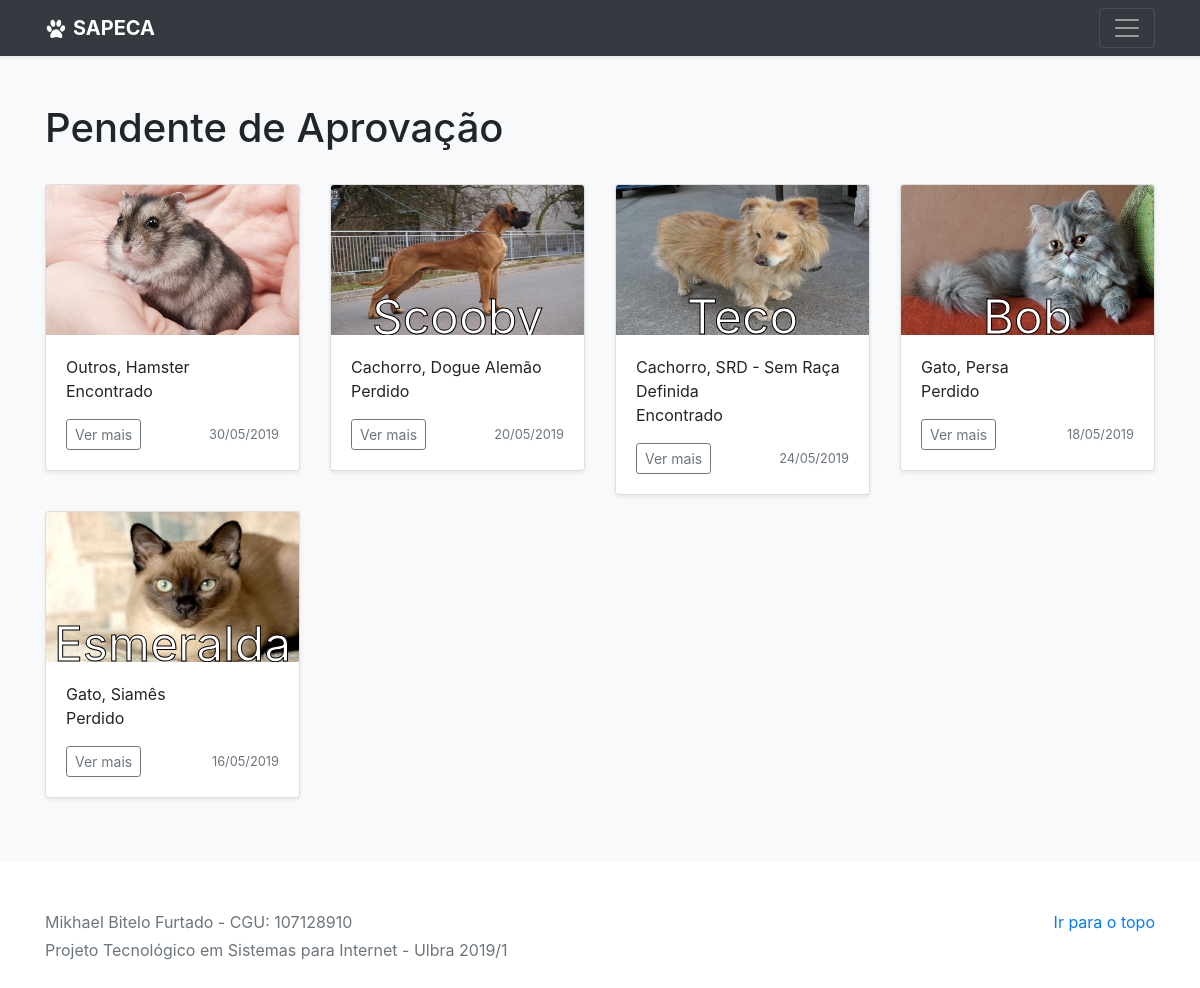
Screenshot of /aprovacao.php (signed in) with the database file from the repository.
### tables this page shows
CREATE TABLE evento(
    idEvento INT NOT NULL AUTO_INCREMENT,
    nome VARCHAR(20),
    idade VARCHAR(20),
    caracteristicas VARCHAR(150) NOT NULL,
    local VARCHAR(50) NOT NULL,
    dataEvento DATE NOT NULL,
    pessoa VARCHAR(50) NOT NULL,
    contato VARCHAR(100) NOT NULL,
    idRaca INT NOT NULL,
    imagem VARCHAR(30) NOT NULL,
    dataPost DATETIME NOT NULL,
    publicado BOOLEAN NOT NULL,
    idSituacao INT NOT NULL,
    CONSTRAINT pk_evento PRIMARY KEY (idEvento),
    CONSTRAINT fk_everac FOREIGN KEY (idRaca) REFERENCES raca(idRaca),
    CONSTRAINT fk_evesit FOREIGN KEY (idSituacao) REFERENCES situacao(idSituacao)
);

CREATE TABLE animal(
    idAnimal INT NOT NULL AUTO_INCREMENT,
    nomeAnimal VARCHAR(20) NOT NULL,
    constraint pk_animal PRIMARY KEY (idAnimal)
);

CREATE TABLE raca(
    idRaca INT NOT NULL AUTO_INCREMENT,
    nomeRaca VARCHAR(40) NOT NULL,
    idAnimal INT NOT NULL,
    constraint pk_raca PRIMARY KEY (idRaca),
    constraint fk_racani FOREIGN KEY (idAnimal) references animal(idAnimal)
);

### classes/connection.php (called while the page is built, shortened)
<?php
Class Connection{
    var $server = "localhost";
    var $username = "root";
    var $password = "";
    var $database = "ptsi_mikhaelbitelo";
    function Conectar(){
        $conectar = mysqli_connect($this->server,$this->username,$this->password,$this->database);
        $conectar->set_charset('utf8');
        return $conectar;
    }
}
?>

### classes/listar.php (called while the page is built, shortened)
<?php
require_once("connection.php");
class listar{
    private $conexaoSQL;
    function __construct(){
        $this->conexaoSQL = new Connection();
    }
    function listarEvento($situacao, $ordem = "ASC", $publicado, $qtd = NULL){
        $limit = isset($qtd) ? "LIMIT $qtd" : "";
        $situacao = ($situacao > 0) ? "and `e`.idSituacao = $situacao" : "";
        $sql = $this->conexaoSQL->Conectar()->query("SELECT `idEvento`, `nome`, `idade`, `caracteristicas`, `local`, `dataEvento`, `pessoa`, `contato`, `nomeRaca`, `nomeAnimal`, `imagem`, `dataPost`, `publicado`, `idSituacao` FROM `evento` `e` INNER JOIN `raca` `r` on `e`.`idRaca` = `r`.`idRaca` INNER JOIN `animal` `a` on `r`.`idAnimal` = `a`.`idAnimal` WHERE publicado = {$publicado} {$situacao} ORDER by `dataPost` {$ordem} {$limit}");
        if ($sql->num_rows >= 1) {
            while($row = $sql->fetch_assoc()) {
                $rows[] = $row;
            }
            return $rows;
        } else {
            return FALSE;
        }
    }
    public function MYSQLparaPTBR($data){
        $DataTime = new DateTime($data);
        return $DataTime->format("d/m/Y");
    }
}

### aprovacao.php (the view, shortened to what this page needs)
<?php
include("_header.php");
?>
<main role="main">
    <div class="album py-5 bg-light">
        <div class="container">
            <?php if(@$_SESSION["logado"]){ ?>
            <h1>Pendente de Aprovação</h1><br>
            <div class="row"><?php if($objListar->listarEvento(0, "DESC", 0)){foreach($objListar->listarEvento(0, "DESC", 0) as $lista){ ?>
                <div class="col-md-3">
                    <div class="card mb-3 shadow-sm">
                        <svg class="bd-placeholder-img card-img-top" width="100%" height="150" xmlns="http://www.w3.org/2000/svg" preserveAspectRatio="xMidYMid slice" focusable="false" role="img"><image width="100%" height="150" xlink:href="<?php echo "imagens/{$lista['imagem']}" ?>" preserveAspectRatio="none" /><text x="50%" y="90%" fill="#fff" stroke="#000" font-size="48px" dy=".3em"><?php echo htmlspecialchars($lista['nome']) ?></text></svg>
                        <div class="card-body">
                            <p class="card-text"><?php echo "{$lista['nomeAnimal']}" ?>, <?php echo "{$lista['nomeRaca']}" ?><br><?php echo ($lista['idSituacao'] == "1") ? "Perdido" : "Encontrado"; ?>
                            <div class="d-flex justify-content-between align-items-center">
                                <div class="btn-group">
                                    <button type="button" class="btn btn-sm btn-outline-secondary" data-toggle="modal" data-remote="evento.php?editar&id=<?php echo "{$lista['idEvento']}" ?>" data-target="#myModel">Ver mais</button>
                                </div>
                                <small class="text-muted"><?php echo "{$objListar->MYSQLparaPTBR($lista['dataEvento'])}" ?></small>
                            </div>
                        </div>
                    </div>
                </div><?php }} ?>
        </div>
    </div>
    <?php } ?>
</main>
<?php include("_footer.php"); ?>

### _header.php (style rules this page uses)
.bd-placeholder-img { font-size: 1.125rem; text-anchor: middle; -webkit-user-select: none; -moz-user-select: none; -ms-user-select: none; user-select: none; }

### rows the page displays
evento: animal.nomeAnimal "Outros", idRaca.nomeRaca "Hamster", shows "Encontrado", dataEvento "30/05/2019"
evento: nome "Scooby", animal.nomeAnimal "Cachorro", idRaca.nomeRaca "Dogue Alemão", shows "Perdido", dataEvento "20/05/2019"
evento: nome "Teco", animal.nomeAnimal "Cachorro", idRaca.nomeRaca "SRD - Sem Raça Definida", shows "Encontrado", dataEvento "24/05/2019"
evento: nome "Bob", animal.nomeAnimal "Gato", idRaca.nomeRaca "Persa", shows "Perdido", dataEvento "18/05/2019"
evento: nome "Esmeralda", animal.nomeAnimal "Gato", idRaca.nomeRaca "Siamês", shows "Perdido", dataEvento "16/05/2019"
